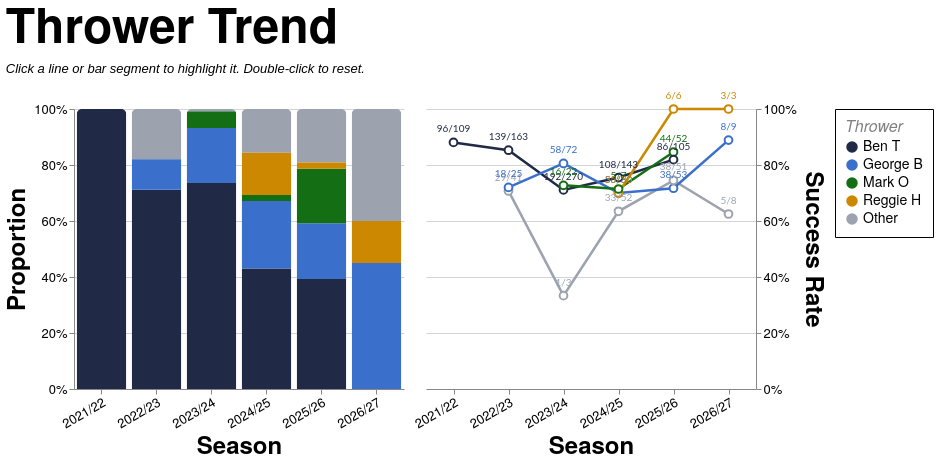

Vega-Lite specification for this chart:
### Vega-Lite specification from a JSON file in a GitHub repository (floating-point values rounded to 4 significant figures; data arrays with more than 128 entries replaced by an {"elided": "..."} marker saying what was removed)
{"config": {"axis": {"labelFont": "PT Sans Narrow, Helvetica Neue, Helvetica, Arial, sans-serif", "titleFont": "PT Sans Narrow, Helvetica Neue, Helvetica, Arial, sans-serif", "labelFontSize": 13, "titleFontSize": 24, "gridColor": "#202947", "gridOpacity": 0.2, "zindex": 1}, "text": {"font": "Lato, sans-serif"}, "bar": {"cornerRadiusEnd": 5}, "header": {"labelFont": "PT Sans Narrow, Helvetica Neue, Helvetica, Arial, sans-serif", "titleFont": "PT Sans Narrow, Helvetica Neue, Helvetica, Arial, sans-serif", "labelFontSize": 24, "titleFontSize": 28, "labelFontWeight": "bold", "orient": "left"}, "legend": {"labelFont": "PT Sans Narrow, Helvetica Neue, Helvetica, Arial, sans-serif", "titleFont": "PT Sans Narrow, Helvetica Neue, Helvetica, Arial, sans-serif", "labelFontSize": 14, "titleFontSize": 16, "titlePadding": 5, "fillColor": "white", "strokeColor": "black", "padding": 10, "titleFontWeight": "lighter", "titleFontStyle": "italic", "titleColor": "gray", "offset": 10}, "title": {"font": "PT Sans Narrow, Helvetica Neue, Helvetica, Arial, sans-serif", "fontSize": 48, "fontWeight": "bold", "anchor": "start", "align": "center", "titlePadding": 20, "subtitlePadding": 10, "subtitleFontSize": 13, "subtitleColor": "", "subtitleFontStyle": "italic", "offset": 15, "color": "black"}, "axisX": {"labelAngle": 0}, "facet": {"title": null, "header": null, "align": {"row": "each", "column": "each"}, "spacing": 10}, "resolve": {"scale": {"y": "independent", "facet": "independent"}}, "background": "transparent", "scale": {"offsetBandPaddingOuter": 0.2, "offsetBandPaddingInner": 0.1}, "view": {"stroke": null, "background": "transparent"}}, "hconcat": [{"mark": {"type": "bar", "opacity": 0.85}, "encoding": {"color": {"field": "thrower_tier", "scale": {"domain": ["Ben T", "George B", "Mark O", "Reggie H", "Other"], "range": ["#202946", "#3a6fcc", "#146f14", "#cc8800", "#9ca3af"]}, "title": "Thrower", "type": "nominal"}, "opacity": {"condition": {"param": "param_13", "value": 1.0, "empty": true}, "value": 0.2}, "order": {"field": "tier_sort_order", "sort": "ascending", "type": "quantitative"}, "tooltip": [{"field": "season", "title": "Season", "type": "nominal"}, {"field": "thrower_tier_name", "title": "Thrower", "type": "nominal"}, {"field": "attempts", "format": ",.0f", "title": "Attempts", "type": "quantitative"}, {"field": "won", "format": ",.0f", "title": "Won", "type": "quantitative"}, {"field": "success_rate", "format": ".1%", "title": "Success Rate", "type": "quantitative"}], "x": {"axis": {"labelAngle": -30}, "field": "season", "sort": ["2021/22", "2022/23", "2023/24", "2024/25", "2025/26", "2026/27"], "title": "Season", "type": "nominal"}, "y": {"axis": {"format": "%", "orient": "left"}, "field": "attempts", "stack": "normalize", "title": "Proportion", "type": "quantitative"}}, "height": 280, "name": "view_14", "transform": [{"filter": "(loSquad == 'All' || datum.squad == loSquad) && (loGameType == 'All' || (loGameType == 'League + Cup' && (datum.game_type == 'League' || datum.game_type == 'Cup')) || (loGameType == 'League only' && datum.game_type == 'League') || datum.game_type == loGameType) && (loJumper == 'All' || datum.jumper == loJumper) && (loArea == 'All' || datum.area == loArea) && (loNumbers == 'All' || datum.numbers == loNumbers)"}, {"aggregate": [{"op": "count", "as": "attempts"}, {"op": "sum", "field": "won", "as": "won"}], "groupby": ["season", "thrower_tier", "thrower_tier_name"]}, {"joinaggregate": [{"op": "sum", "field": "attempts", "as": "season_attempts"}], "groupby": ["season"]}, {"calculate": "datum.attempts / datum.season_attempts", "as": "norm_count"}, {"calculate": "datum.won / datum.attempts", "as": "success_rate"}, {"calculate": "datum.won + '/' + datum.attempts", "as": "won_attempts_label"}, {"calculate": "datum.thrower_tier == 'Ben T' ? 0 : datum.thrower_tier == 'George B' ? 1 : datum.thrower_tier == 'Mark O' ? 2 : datum.thrower_tier == 'Reggie H' ? 3 : 999", "as": "tier_sort_order"}], "width": {"step": 55}}, {"layer": [{"mark": {"type": "line", "point": {"fill": "white", "filled": false, "size": 60}, "strokeWidth": 2.5}, "encoding": {"color": {"field": "thrower_tier", "scale": {"domain": ["Ben T", "George B", "Mark O", "Reggie H", "Other"], "range": ["#202946", "#3a6fcc", "#146f14", "#cc8800", "#9ca3af"]}, "title": "Thrower", "type": "nominal"}, "detail": {"field": "thrower_tier", "type": "nominal"}, "opacity": {"condition": {"param": "param_13", "value": 1.0, "empty": true}, "value": 0.2}, "tooltip": [{"field": "season", "title": "Season", "type": "nominal"}, {"field": "thrower_tier_name", "title": "Thrower", "type": "nominal"}, {"field": "attempts", "format": ",.0f", "title": "Attempts", "type": "quantitative"}, {"field": "won", "format": ",.0f", "title": "Won", "type": "quantitative"}, {"field": "success_rate", "format": ".1%", "title": "Success Rate", "type": "quantitative"}], "x": {"axis": {"labelAngle": -30}, "field": "season", "sort": ["2021/22", "2022/23", "2023/24", "2024/25", "2025/26", "2026/27"], "title": "Season", "type": "nominal"}, "y": {"axis": {"format": "%", "orient": "right"}, "field": "success_rate", "scale": {"domainMax": 1, "nice": true}, "title": "Success Rate", "type": "quantitative"}}, "name": "view_13", "transform": [{"filter": "(loSquad == 'All' || datum.squad == loSquad) && (loGameType == 'All' || (loGameType == 'League + Cup' && (datum.game_type == 'League' || datum.game_type == 'Cup')) || (loGameType == 'League only' && datum.game_type == 'League') || datum.game_type == loGameType) && (loJumper == 'All' || datum.jumper == loJumper) && (loArea == 'All' || datum.area == loArea) && (loNumbers == 'All' || datum.numbers == loNumbers)"}, {"aggregate": [{"op": "count", "as": "attempts"}, {"op": "sum", "field": "won", "as": "won"}], "groupby": ["season", "thrower_tier", "thrower_tier_name"]}, {"joinaggregate": [{"op": "sum", "field": "attempts", "as": "season_attempts"}], "groupby": ["season"]}, {"calculate": "datum.attempts / datum.season_attempts", "as": "norm_count"}, {"calculate": "datum.won / datum.attempts", "as": "success_rate"}, {"calculate": "datum.won + '/' + datum.attempts", "as": "won_attempts_label"}, {"calculate": "datum.thrower_tier == 'Ben T' ? 0 : datum.thrower_tier == 'George B' ? 1 : datum.thrower_tier == 'Mark O' ? 2 : datum.thrower_tier == 'Reggie H' ? 3 : 999", "as": "tier_sort_order"}]}, {"mark": {"type": "text", "align": "center", "baseline": "bottom", "dy": -8, "fontSize": 10}, "encoding": {"color": {"field": "thrower_tier", "scale": {"domain": ["Ben T", "George B", "Mark O", "Reggie H", "Other"], "range": ["#202946", "#3a6fcc", "#146f14", "#cc8800", "#9ca3af"]}, "title": "Thrower", "type": "nominal"}, "detail": {"field": "thrower_tier", "type": "nominal"}, "opacity": {"condition": {"param": "param_13", "value": 1.0, "empty": true}, "value": 0.2}, "text": {"field": "won_attempts_label", "type": "nominal"}, "x": {"axis": {"labelAngle": -30}, "field": "season", "sort": ["2021/22", "2022/23", "2023/24", "2024/25", "2025/26", "2026/27"], "title": "Season", "type": "nominal"}, "y": {"axis": {"format": "%", "orient": "right"}, "field": "success_rate", "scale": {"domainMax": 1, "nice": true}, "title": "Success Rate", "type": "quantitative"}}, "transform": [{"filter": "(loSquad == 'All' || datum.squad == loSquad) && (loGameType == 'All' || (loGameType == 'League + Cup' && (datum.game_type == 'League' || datum.game_type == 'Cup')) || (loGameType == 'League only' && datum.game_type == 'League') || datum.game_type == loGameType) && (loJumper == 'All' || datum.jumper == loJumper) && (loArea == 'All' || datum.area == loArea) && (loNumbers == 'All' || datum.numbers == loNumbers)"}, {"aggregate": [{"op": "count", "as": "attempts"}, {"op": "sum", "field": "won", "as": "won"}], "groupby": ["season", "thrower_tier", "thrower_tier_name"]}, {"joinaggregate": [{"op": "sum", "field": "attempts", "as": "season_attempts"}], "groupby": ["season"]}, {"calculate": "datum.attempts / datum.season_attempts", "as": "norm_count"}, {"calculate": "datum.won / datum.attempts", "as": "success_rate"}, {"calculate": "datum.won + '/' + datum.attempts", "as": "won_attempts_label"}, {"calculate": "datum.thrower_tier == 'Ben T' ? 0 : datum.thrower_tier == 'George B' ? 1 : datum.thrower_tier == 'Mark O' ? 2 : datum.thrower_tier == 'Reggie H' ? 3 : 999", "as": "tier_sort_order"}]}], "height": 280, "width": {"step": 55}}], "data": {"name": "data-9608087b08bc8f69b9f61befe4988a74"}, "params": [{"name": "loSquad", "value": "All"}, {"name": "loSeason", "value": "All"}, {"name": "loGameType", "value": "All"}, {"name": "loThrower", "value": "All"}, {"name": "loJumper", "value": "All"}, {"name": "loArea", "value": "All"}, {"name": "loNumbers", "value": "All"}, {"name": "param_13", "select": {"type": "point", "clear": "dblclick", "fields": ["thrower_tier"], "on": "click"}, "views": ["view_14", "view_13"]}], "resolve": {"scale": {"color": "shared"}}, "spacing": 8, "title": {"text": "Thrower Trend", "subtitle": "Click a line or bar segment to highlight it. Double-click to reset."}, "$schema": "https://vega.github.io/schema/vega-lite/v5.20.1.json", "datasets": {"data-9608087b08bc8f69b9f61befe4988a74": {"elided": "1324 records"}}}
